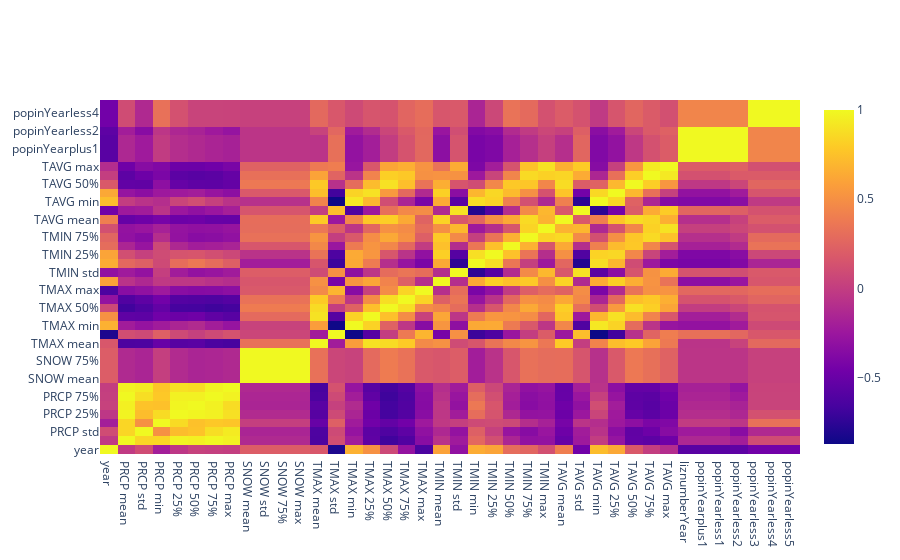

Notebook source saved alongside this figure:
### Markdown cell above
### Spring

### Code cell
corrPortal_spring = df_reg_season.loc[(df_reg_season.source=='portal')&(df_reg_season.season.isin(['spring']))]\
.drop(columns=['PRCP count', 'SNOW count', 'TMAX count', 'TMIN count', 'TAVG count','propFemale',
              'SNOW min', 'SNOW 25%', 'SNOW 50%',]).corr()
testx = corrPortal_spring.columns
testy = corrPortal_spring.index
testz = corrPortal_spring.values
test = go.Figure(go.Heatmap(x=testx,y=testy,z=testz))
#plot(test, filename = 'portal spring correlation matrix.html')
iplot(test, filename = 'portal spring correlation matrix.html')

### Figure 1 — Plotly figure (JSON) as saved in the notebook; plotly's stock layout.template omitted (floating-point values rounded to 4 significant figures; data arrays with more than 128 entries replaced by an {"elided": "..."} marker saying what was removed)
{"data": [{"type": "heatmap", "x": ["year", "PRCP mean", "PRCP std", "PRCP min", "PRCP 25%", "PRCP 50%", "PRCP 75%", "PRCP max", "SNOW mean", "SNOW std", "SNOW 75%", "SNOW max", "TMAX mean", "TMAX std", "TMAX min", "TMAX 25%", "TMAX 50%", "TMAX 75%", "TMAX max", "TMIN mean", "TMIN std", "TMIN min", "TMIN 25%", "TMIN 50%", "TMIN 75%", "TMIN max", "TAVG mean", "TAVG std", "TAVG min", "TAVG 25%", "TAVG 50%", "TAVG 75%", "TAVG max", "liznumberYear", "popinYearplus1", "popinYearless1", "popinYearless2", "popinYearless3", "popinYearless4", "popinYearless5"], "y": ["year", "PRCP mean", "PRCP std", "PRCP min", "PRCP 25%", "PRCP 50%", "PRCP 75%", "PRCP max", "SNOW mean", "SNOW std", "SNOW 75%", "SNOW max", "TMAX mean", "TMAX std", "TMAX min", "TMAX 25%", "TMAX 50%", "TMAX 75%", "TMAX max", "TMIN mean", "TMIN std", "TMIN min", "TMIN 25%", "TMIN 50%", "TMIN 75%", "TMIN max", "TAVG mean", "TAVG std", "TAVG min", "TAVG 25%", "TAVG 50%", "TAVG 75%", "TAVG max", "liznumberYear", "popinYearplus1", "popinYearless1", "popinYearless2", "popinYearless3", "popinYearless4", "popinYearless5"], "z": {"elided": "40x40 float values"}}], "layout": {}}
